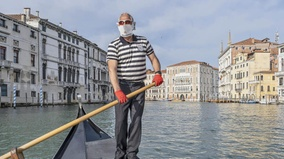
%> input picture hw2/excersize 1/method 3/venice1.jpg, 284 x 159 px, shrunk from 1180 x 663 before the run
$ octave code.m   (GNU Octave 9; MATLAB toolbox functions it lacks are replaced by stand-ins)
%> lines starting %> are read from the running program, lines starting %| are printed output that depends on the picture
I = im2double(imread("excersize 1/method 3/venice1.jpg"));
Ir = I(:,:, 1);
Ig = I(:,:, 2);
Ib = I(:,:, 3);

Igray = (Ir*0.30) + (Ig*0.59) + (Ib*0.11);

figure
subplot(2,1,1)
imshow(I);
subplot(2,1,2)
imshow(Igray);

%snow
A = im2double(imread("excersize 1/method 3/snow1.jpg"));
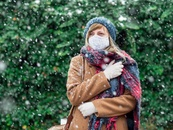
%> input picture hw2/excersize 1/method 3/snow1.jpg, 173 x 130 px, shrunk from 720 x 540 before the run
Ar = A(:,:, 1);
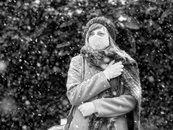
%> Ar: size 130x173 double; min 0, max 1, mean 0.315
Ag = A(:,:, 2);
Ab = A(:,:, 3);

Agray = (Ar*0.30) + (Ag*0.59) + (Ab*0.11);
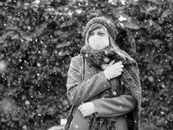
%> Agray: size 130x173 double; min 0.000863, max 0.99, mean 0.355

figure
subplot(2,1,1)
imshow(A);
subplot(2,1,2)
imshow(Agray);

%myimg1
B = im2double(imread("excersize 1/method 3/myimg1.jpg"));
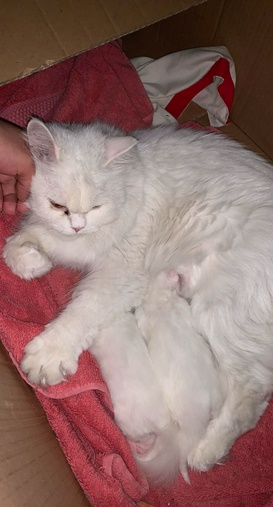
%> input picture hw2/excersize 1/method 3/myimg1.jpg, 273 x 507 px, shrunk from 1134 x 2108 before the run
Br = B(:,:, 1);
Bg = B(:,:, 2);
Bb = B(:,:, 3);

Bgray = (Br*0.30) + (Bg*0.59) + (Bb*0.11);

figure
subplot(2,1,1)
imshow(B);
subplot(2,1,2)
imshow(Bgray);

%myimg2
C = im2double(imread("excersize 1/method 3/myimg2.jpg"));
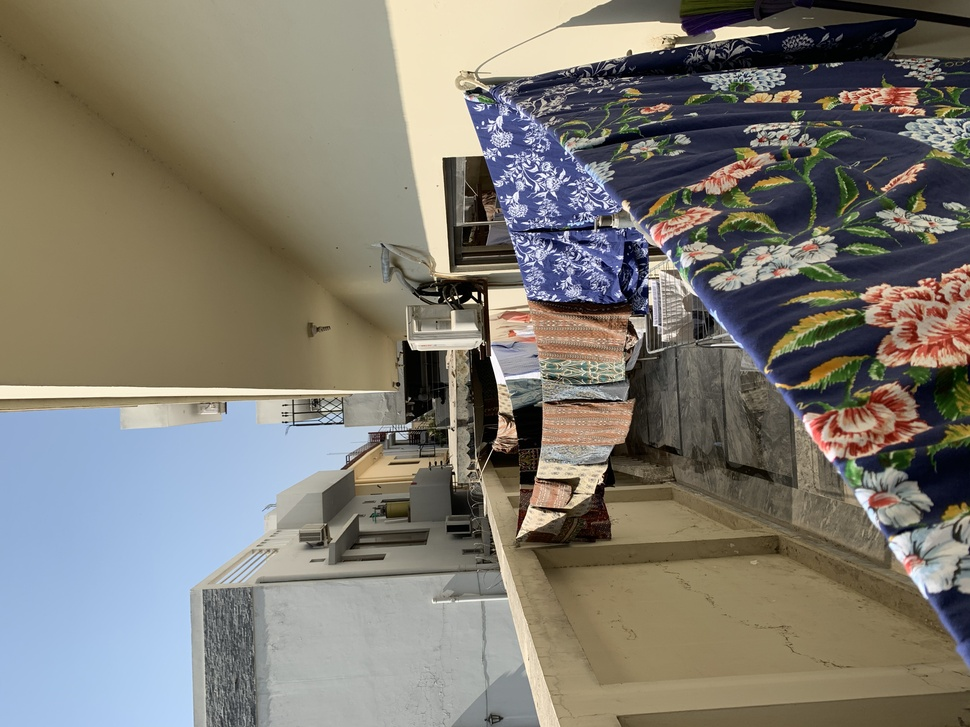
%> input picture hw2/excersize 1/method 3/myimg2.jpg, 970 x 727 px, shrunk from 4032 x 3024 before the run
Cr = C(:,:, 1);
Cg = C(:,:, 2);
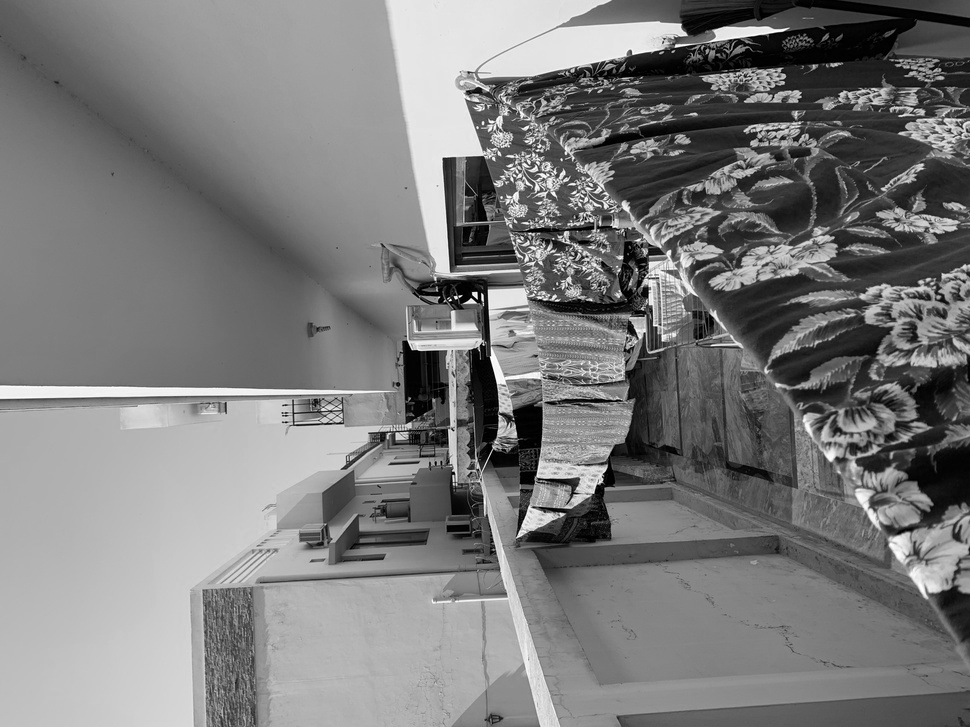
%> Cg: size 727x970 double; min 0, max 1, mean 0.483
Cb = C(:,:, 3);
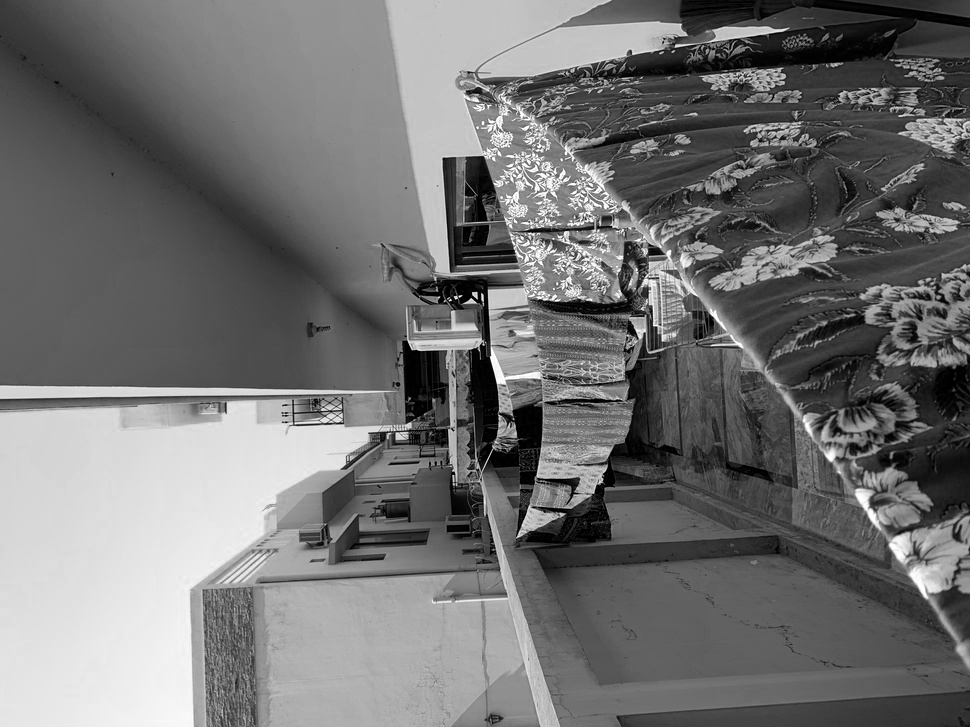
%> Cb: size 727x970 double; min 0, max 1, mean 0.445

Cgray = (Cr*0.30) + (Cg*0.59) + (Cb*0.11);

figure
subplot(2,1,1)
imshow(C);
subplot(2,1,2)
imshow(Cgray);
